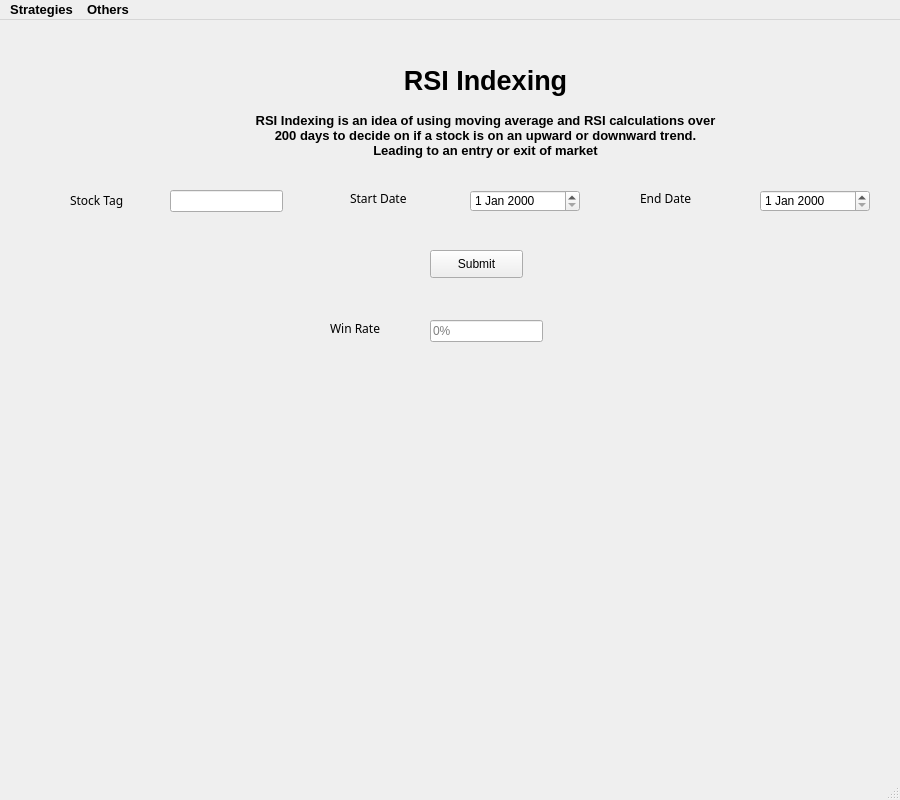
<?xml version="1.0" encoding="UTF-8"?>
<ui version="4.0">
 <class>RSIWin</class>
 <widget class="QMainWindow" name="RSIWin">
  <property name="geometry">
   <rect>
    <x>0</x>
    <y>0</y>
    <width>900</width>
    <height>800</height>
   </rect>
  </property>
  <property name="windowTitle">
   <string>RSI Indexing</string>
  </property>
  <property name="windowIcon">
   <iconset>
    <normaloff>rsi-trading-indicator-icon-with-a-phone-vector-41137647.jpg</normaloff>rsi-trading-indicator-icon-with-a-phone-vector-41137647.jpg</iconset>
  </property>
  <widget class="QWidget" name="centralwidget">
   <widget class="QLabel" name="label_3">
    <property name="geometry">
     <rect>
      <x>330</x>
      <y>300</y>
      <width>81</width>
      <height>16</height>
     </rect>
    </property>
    <property name="font">
     <font>
      <family>8514oem</family>
     </font>
    </property>
    <property name="text">
     <string>Win Rate</string>
    </property>
   </widget>
   <widget class="QLabel" name="label_5">
    <property name="geometry">
     <rect>
      <x>150</x>
      <y>80</y>
      <width>671</width>
      <height>71</height>
     </rect>
    </property>
    <property name="font">
     <font>
      <pointsize>10</pointsize>
      <weight>75</weight>
      <bold>true</bold>
     </font>
    </property>
    <property name="layoutDirection">
     <enum>Qt::LeftToRight</enum>
    </property>
    <property name="text">
     <string>RSI Indexing is an idea of using moving average and RSI calculations over 
200 days to decide on if a stock is on an upward or downward trend. 
Leading to an entry or exit of market</string>
    </property>
    <property name="alignment">
     <set>Qt::AlignCenter</set>
    </property>
   </widget>
   <widget class="QLabel" name="label_4">
    <property name="geometry">
     <rect>
      <x>350</x>
      <y>40</y>
      <width>271</width>
      <height>41</height>
     </rect>
    </property>
    <property name="font">
     <font>
      <pointsize>20</pointsize>
      <weight>75</weight>
      <bold>true</bold>
     </font>
    </property>
    <property name="text">
     <string>RSI Indexing</string>
    </property>
    <property name="alignment">
     <set>Qt::AlignCenter</set>
    </property>
   </widget>
   <widget class="QLabel" name="label_8">
    <property name="geometry">
     <rect>
      <x>640</x>
      <y>170</y>
      <width>101</width>
      <height>16</height>
     </rect>
    </property>
    <property name="font">
     <font>
      <family>8514oem</family>
     </font>
    </property>
    <property name="text">
     <string>End Date</string>
    </property>
   </widget>
   <widget class="QLineEdit" name="lineEdit_3">
    <property name="geometry">
     <rect>
      <x>430</x>
      <y>300</y>
      <width>113</width>
      <height>22</height>
     </rect>
    </property>
    <property name="readOnly">
     <bool>true</bool>
    </property>
    <property name="placeholderText">
     <string>0%</string>
    </property>
   </widget>
   <widget class="QDateEdit" name="dateEdit_2">
    <property name="geometry">
     <rect>
      <x>470</x>
      <y>170</y>
      <width>110</width>
      <height>22</height>
     </rect>
    </property>
   </widget>
   <widget class="QLineEdit" name="lineEdit">
    <property name="geometry">
     <rect>
      <x>170</x>
      <y>170</y>
      <width>113</width>
      <height>22</height>
     </rect>
    </property>
   </widget>
   <widget class="QPushButton" name="pushButton">
    <property name="geometry">
     <rect>
      <x>430</x>
      <y>230</y>
      <width>93</width>
      <height>28</height>
     </rect>
    </property>
    <property name="text">
     <string>Submit</string>
    </property>
   </widget>
   <widget class="QLineEdit" name="lineEdit_4">
    <property name="geometry">
     <rect>
      <x>990</x>
      <y>260</y>
      <width>113</width>
      <height>22</height>
     </rect>
    </property>
    <property name="placeholderText">
     <string>5</string>
    </property>
   </widget>
   <widget class="QLabel" name="label_7">
    <property name="geometry">
     <rect>
      <x>350</x>
      <y>170</y>
      <width>111</width>
      <height>16</height>
     </rect>
    </property>
    <property name="font">
     <font>
      <family>8514oem</family>
     </font>
    </property>
    <property name="text">
     <string>Start Date</string>
    </property>
   </widget>
   <widget class="QDateEdit" name="dateEdit">
    <property name="geometry">
     <rect>
      <x>760</x>
      <y>170</y>
      <width>110</width>
      <height>22</height>
     </rect>
    </property>
   </widget>
   <widget class="QLabel" name="label">
    <property name="geometry">
     <rect>
      <x>70</x>
      <y>170</y>
      <width>91</width>
      <height>21</height>
     </rect>
    </property>
    <property name="font">
     <font>
      <family>8514oem</family>
     </font>
    </property>
    <property name="text">
     <string>Stock Tag</string>
    </property>
   </widget>
  </widget>
  <widget class="QMenuBar" name="menubar">
   <property name="geometry">
    <rect>
     <x>0</x>
     <y>0</y>
     <width>900</width>
     <height>25</height>
    </rect>
   </property>
   <property name="font">
    <font>
     <family>Arial</family>
     <pointsize>10</pointsize>
     <weight>75</weight>
     <bold>true</bold>
    </font>
   </property>
   <widget class="QMenu" name="menuRSI_Indexing">
    <property name="title">
     <string>Strategies</string>
    </property>
    <addaction name="actionScalping"/>
    <addaction name="actionTrend_Following"/>
    <addaction name="actionRSI_Indexing"/>
   </widget>
   <widget class="QMenu" name="menuHome">
    <property name="title">
     <string>Others</string>
    </property>
    <addaction name="actionGeneral_Recommendation"/>
    <addaction name="actionHome"/>
   </widget>
   <addaction name="menuRSI_Indexing"/>
   <addaction name="menuHome"/>
  </widget>
  <widget class="QStatusBar" name="statusbar"/>
  <action name="actionScalping">
   <property name="text">
    <string>Scalping</string>
   </property>
  </action>
  <action name="actionTrend_Following">
   <property name="text">
    <string>Trend Following</string>
   </property>
  </action>
  <action name="actionGeneral_Recommendation">
   <property name="text">
    <string>General Recommendation</string>
   </property>
  </action>
  <action name="actionRSI_Indexing">
   <property name="text">
    <string>RSI Indexing</string>
   </property>
  </action>
  <action name="actionHome">
   <property name="text">
    <string>Home</string>
   </property>
  </action>
 </widget>
 <resources/>
 <connections/>
</ui>
